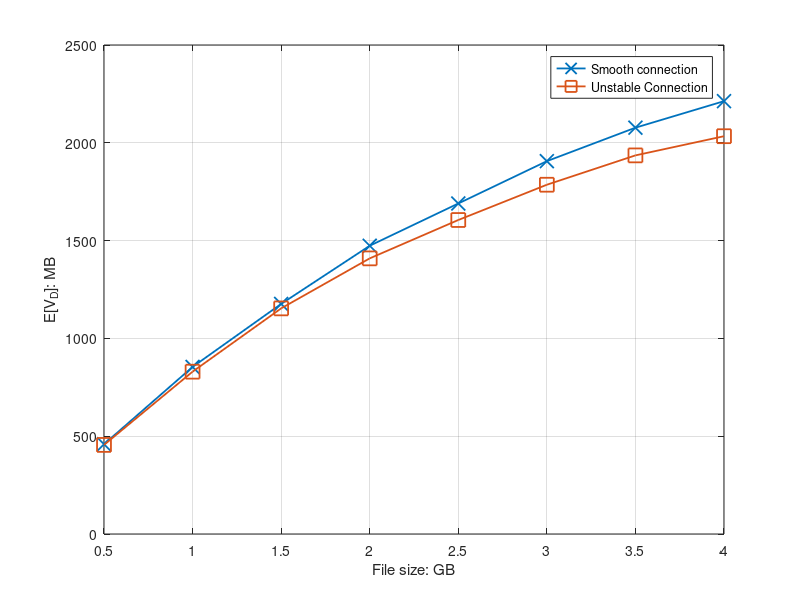

The MATLAB script that drew this image:
%% File size
%N=10000
%x_label =[0	1	2	3	4	5	6	7	8	9	10	11	12	13	14	15	16	17	18	20	21	22	23	24	26]
%N=50000
%x_label =[0	1	2	3	4	5	6	7	8	9	10	11	12	13	14	15	16	17	18	19	20	21	22	23	24	26	27	29]
%N=100000
%x_label =[0.5	1	1.5	2	2.5	3	3.5	4	4.5	5	5.5	6	6.5	7	7.5	8	8.5	9	9.5	10]

x_label =[0.5	1	1.5	2	2.5	3	3.5	4]


%% for DeadlinMissRatio

%Miss ratio
%y_11 = [0.1557	0.279	0.3953	0.4746	0.5699	0.6286	0.6848	0.7346]
%y_12 = [0.1739	0.3142	0.4229	0.5279	0.6122	0.6771	0.7358	0.7864]


%E[V_O]
%y_11 = [228.528879	400.120899	539.378211	669.862525	762.362137	857.161862	931.069984	990.566782]
%y_12 = [164.897881	301.036203	418.369524	511.658631	582.912938	648.569348	702.970377	738.326107]

%E[V_D]
y_11 = [459.04761	854.16907	1176.233434	1473.678343	1689.704782	1906.151861	2077.260088	2212.828817]
y_12 = [455.437678	829.877077	1153.459785	1409.136801	1605.287463	1785.645372	1935.648532	2033.694117]


i = i+1;
figure(i)

plot(x_label,y_11,'-x', 'MarkerSize',10, 'LineWidth',1.3)
hold on
plot(x_label,y_12,'-s', 'MarkerSize',10, 'LineWidth',1.3)
hold on
%plot(x_label,y_21,'-+', 'MarkerSize',10, 'LineWidth',1.3)
%hold on
%plot(x_label,y_22,'-^', 'MarkerSize',10, 'LineWidth',1.3)
%hold on
%plot(x_label,y_31,'-d', 'MarkerSize',10, 'LineWidth',1.3)
%hold on
%plot(x_label,y_32,'-o', 'MarkerSize',10, 'LineWidth',1.3)
%hold on

%ylabel('P_{miss}')
%ylabel('E[V_0]: MB')
ylabel('E[V_D]: MB')
%xlabel('E[t_0]:')
xlabel('File size: GB')

%xticklabels({'62.5','125','250','500','1000','2000','4000','8000'});
%xticklabels({'10','20','40','80','160','320','640','1280'});
%xticklabels({'50','100','150','200','250','300','350','400'});
%xticklabels({'1',	'0.5',	'0.2',	'0.1',	'0.05',	'0.025',	'0.016666667',	'0.008333333',	'0.006666667',	'0.003333333',	'0.001666667'	,'0.000833333',	'0.000416667'});
xticklabels({'0.5',	'1',	'1.5',	'2',	'2.5',	'3',	'3.5',	'4'});




												
xlim([0.5, 4]);

%xticklabels({'0',	'1',	'2',	'3',	'4','5',	'6',	'7',	'8',	'9',	'10',	'11',	'12',	'13',	'14',	'15',	'16',	'17'	,'18'	,'20'	,'21'	,'22',	'23',	'24',	'26'});
set(gca, 'XTick', x_label);
%set(gca,'xticklabel',num2str(get(gca,'XTick')','%.4f'))
%legend({'F=200','F=500','F=1000'},'NumColumns',1);
legend({'Smooth connection','Unstable Connection'},'NumColumns',1);

hold off;
grid on;